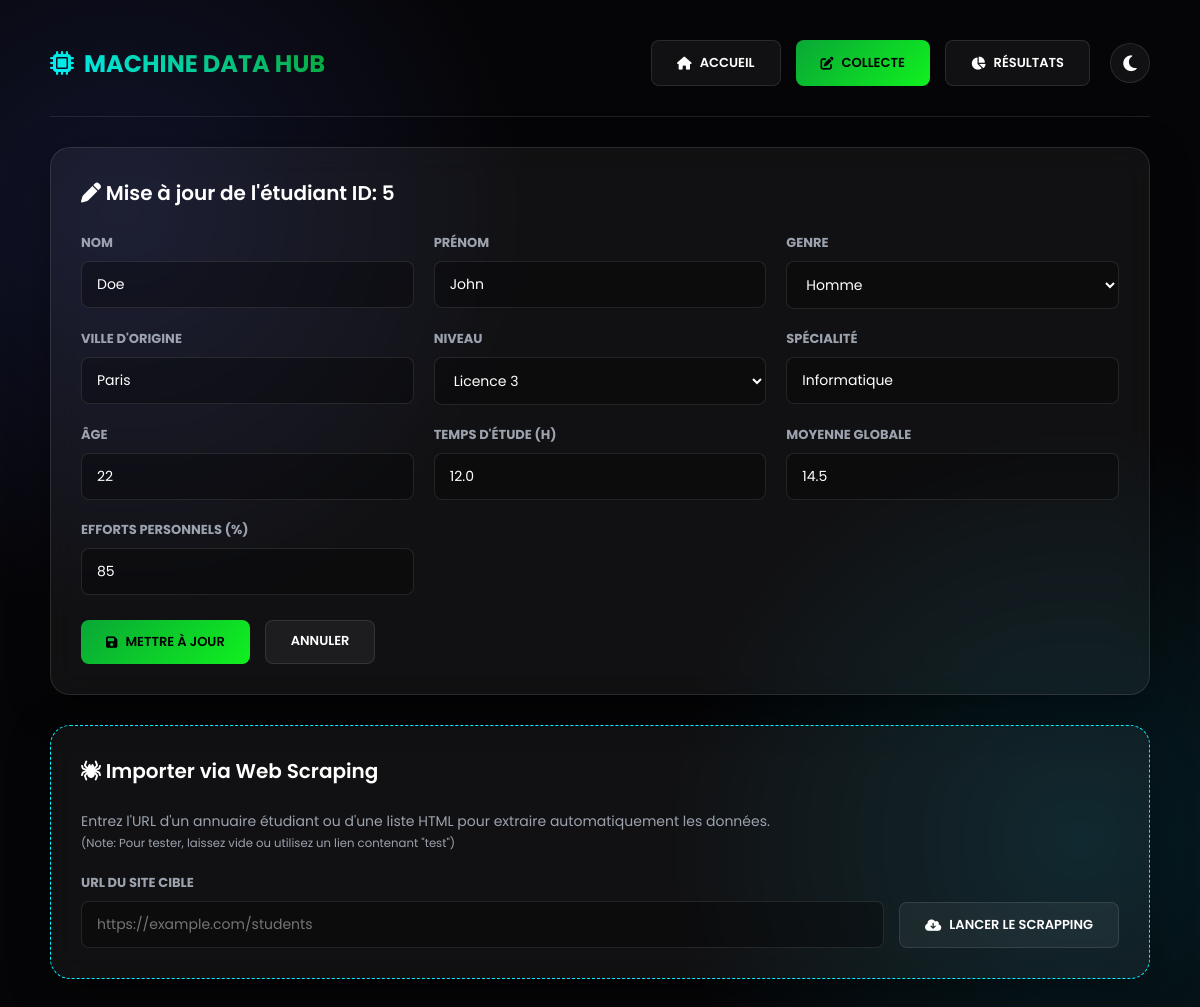
/collecte?edit_id=5, run on the app's committed database.
### tables this page shows
CREATE TABLE students (
            id INTEGER PRIMARY KEY AUTOINCREMENT,
            nom TEXT NOT NULL,
            prenom TEXT NOT NULL,
            sexe TEXT,
            ville TEXT,
            niveau TEXT,
            filiere TEXT NOT NULL,
            moyenne REAL NOT NULL, 
            temps REAL NOT NULL,
            age INTEGER NOT NULL,
            participation INTEGER DEFAULT 0
        );

### app.py (the view)
@app.route('/collecte')
def collecte():
    edit_id = request.args.get('edit_id')
    edit_student = None
    if edit_id:
        conn = sqlite3.connect('database.db')
        cursor = conn.cursor()
        cursor.execute("SELECT * FROM students WHERE id=?", (edit_id,))
        raw_student = cursor.fetchone()
        conn.close()
        if raw_student:
            edit_student = {
                'id': raw_student[0], 'nom': raw_student[1], 'prenom': raw_student[2],
                'sexe': raw_student[3], 'ville': raw_student[4], 'niveau': raw_student[5],
                'filiere': raw_student[6], 'moyenne': raw_student[7],
                'temps': raw_student[8], 'age': raw_student[9], 'participation': raw_student[10]
            }
    return render_template('collecte.html', edit_student=edit_student)

### templates/collecte.html (shortened to what this page needs)
{% extends 'base.html' %}
{% set active_page = 'collecte' %}
{% block content %}
<div class="panel form-panel hide-on-print">
    <div class="panel-header">
        <h2>
            {% if edit_student %}
                <i class="fa-solid fa-pen"></i> Mise à jour de l'étudiant ID: {{ edit_student['id'] }}
            {% else %}
                <i class="fa-solid fa-plus"></i> <span style="color:var(--secondary)">Insérer</span> Nouvel Étudiant
            {% endif %}
        </h2>
    </div>
    <form method="POST" action="{{ url_for('update_student', id=edit_student['id']) if edit_student else url_for('add_student') }}">
        <div class="form-grid-3">
            <div class="form-group">
                <label>Nom</label>
                <input type="text" name="nom" required value="{{ edit_student['nom'] if edit_student else '' }}" placeholder="Ex: Dupont" />
            </div>
            <div class="form-group">
                <label>Prénom</label>
                <input type="text" name="prenom" required value="{{ edit_student['prenom'] if edit_student else '' }}" placeholder="Ex: Jean"/>
            </div>
            <div class="form-group">
                <label>Genre</label>
                <select name="sexe" style="width: 100%; padding: 12px 15px; background-color: rgba(0,0,0,0.3); border: 1px solid var(--glass-border); border-radius: 8px; font-size: 14px; color: var(--text-main);">
                    <option value="Homme" {% if edit_student and edit_student['sexe'] == 'Homme' %}selected{% endif %}>Homme</option>
                </select>
            </div>
            <div class="form-group">
                <label>Ville d'origine</label>
                <input type="text" name="ville" required value="{{ edit_student['ville'] if edit_student else '' }}" placeholder="Ex: Yaoundé" />
            </div>
            <div class="form-group">
                <label>Niveau</label>
                <select name="niveau" style="width: 100%; padding: 12px 15px; background-color: rgba(0,0,0,0.3); border: 1px solid var(--glass-border); border-radius: 8px; font-size: 14px; color: var(--text-main);">
                    <option value="L3" {% if edit_student and edit_student['niveau'] == 'L3' %}selected{% endif %}>Licence 3</option>
                </select>
            </div>
            <div class="form-group">
                <label>Spécialité</label>
                <input type="text" name="filiere" required value="{{ edit_student['filiere'] if edit_student else '' }}" placeholder="Ex: Informatique" />
            </div>
            <div class="form-group">
                <label>Âge</label>
                <input type="number" name="age" required min="10" max="100" value="{{ edit_student['age'] if edit_student else '' }}" />
            </div>
            <div class="form-group">
                <label>Temps d'étude (H)</label>
                <input type="number" step="0.5" name="temps_etude" required value="{{ edit_student['temps'] if edit_student else '' }}" />
            </div>
            <div class="form-group">
                <label>Moyenne Globale</label>
                <input type="number" step="0.01" name="moyenne" required value="{{ edit_student['moyenne'] if edit_student else '' }}" />
            </div>
            <div class="form-group">
                <label>Efforts Personnels (%)</label>
                <input type="number" name="participation" required min="0" max="100" value="{{ edit_student['participation'] if edit_student else '0' }}" />
            </div>
        </div>
        <div class="btn-actions" style="margin-top: 25px;">
            <button type="submit" class="btn btn-primary"><i class="fa-solid fa-save"></i> {% if edit_student %}Mettre à jour{% else %}Enregistrer{% endif %}</button>
            {% if edit_student %}
                <a href="{{ url_for('collecte') }}" class="btn btn-light" style="padding-top:10px;">Annuler</a>
            {% endif %}
        </div>
    </form>
</div>
<div class="panel hide-on-print" style="border-style: dashed; border-color: var(--secondary);">
    <div class="panel-header">
        <h2><i class="fa-solid fa-spider"></i> Importer via Web Scraping</h2>
    </div>
    <p style="color: var(--text-muted); margin-bottom: 20px; font-size: 14px;">
        Entrez l'URL d'un annuaire étudiant ou d'une liste HTML pour extraire automatiquement les données.
        <br><small>(Note: Pour tester, laissez vide ou utilisez un lien contenant "test")</small>
    </p>
    <form method="POST" action="{{ url_for('scrapper') }}" style="display: flex; gap: 15px; align-items: flex-end;">
        <div class="form-group" style="flex: 1; margin-bottom: 0;">
            <label>URL du site cible</label>
            <input type="url" name="url" placeholder="https://example.com/students" style="margin-bottom: 0;">
        </div>
        <button type="submit" class="btn btn-light" style="white-space: nowrap;">
            <i class="fa-solid fa-cloud-download"></i> Lancer le Scrapping
        </button>
    </form>
</div>
{% endblock %}

### static/style.css (style rules this page uses)
* { margin: 0; padding: 0; box-sizing: border-box; font-family: 'Poppins', sans-serif; }
:root { --primary: #09a736; --secondary: #00f2fe; --tertiary: #10f11f; --bg-dark: #050507; --glass-panel: rgba(255, 255, 255, 0.05); --glass-border: rgba(255, 255, 255, 0.1); --text-main: #ffffff; --text-muted: #9ca3af; --card-bg: rgba(0, 0, 0, 0.2); }
body { background-color: var(--bg-dark); color: var(--text-main); min-height: 100vh; background-image: radial-gradient(circle at 10% 20%, rgba(88, 101, 242, 0.15), transparent 30%), radial-gradient(circle at 90% 80%, rgba(0, 212, 255, 0.12), transparent 30%); background-attachment: fixed; transition: background-color 0.3s, color 0.3s; display: flex; justify-content: center; padding: 40px 20px; }
.panel { background: var(--glass-panel); backdrop-filter: blur(15px); -webkit-backdrop-filter: blur(15px); border: 1px solid var(--glass-border); border-radius: 20px; padding: 30px; box-shadow: 0 10px 40px rgba(0, 0, 0, 0.4); margin-bottom: 30px; }
.panel-header { display: flex; justify-content: space-between; align-items: center; margin-bottom: 25px; }
.panel-header h2 { font-size: 20px; font-weight: 600; color: var(--text-main); }
.form-grid-3 { display: grid; grid-template-columns: repeat(3, 1fr); gap: 20px; margin-bottom: 20px; }
.form-group label { display: block; font-size: 13px; font-weight: 700; color: var(--text-muted); margin-bottom: 8px; text-transform: uppercase; }
.form-group input { width: 100%; padding: 12px 15px; background-color: rgba(0,0,0,0.3); border: 1px solid var(--glass-border); border-radius: 8px; font-size: 14px; color: var(--text-main); transition: 0.2s; }
.btn-actions { display: flex; gap: 15px; }
.btn { padding: 12px 25px; border: none; border-radius: 8px; font-weight: 600; text-transform: uppercase; font-size: 13px; cursor: pointer; text-decoration: none; display: inline-flex; align-items: center; justify-content: center; gap: 8px; transition: 0.2s; }
.btn-primary { background: linear-gradient(135deg, var(--primary), var(--tertiary)); color: #000; }
.btn-light { background-color: var(--glass-panel); color: var(--text-main); border: 1px solid var(--glass-border); }

### data on the page
students: id "5", nom "Doe", prenom "John", sexe "Homme", ville "Paris", niveau "Licence 3", filiere "Informatique", age "22", temps_etude "12.0", moyenne "14.5", participation "85"
